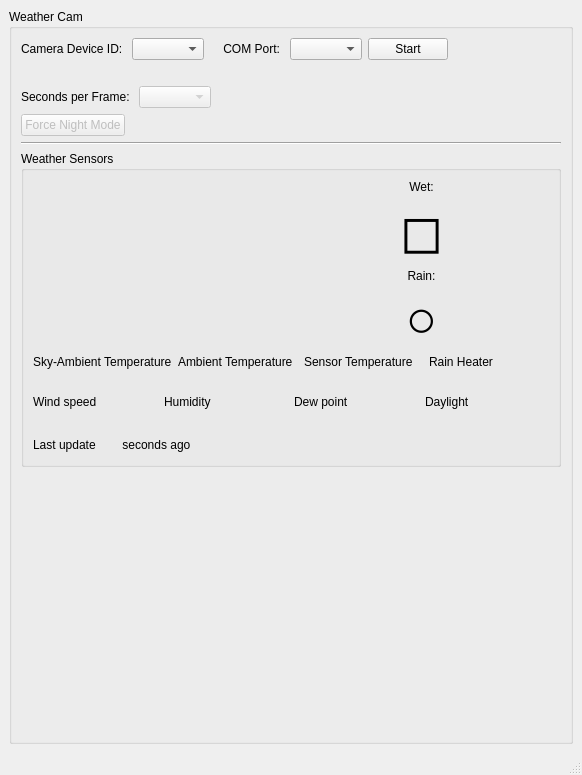
<?xml version="1.0" encoding="UTF-8"?>
<ui version="4.0">
 <class>AllSkyWeather</class>
 <widget class="QMainWindow" name="AllSkyWeather">
  <property name="geometry">
   <rect>
    <x>0</x>
    <y>0</y>
    <width>582</width>
    <height>775</height>
   </rect>
  </property>
  <property name="windowTitle">
   <string>Cams</string>
  </property>
  <widget class="QWidget" name="centralwidget">
   <layout class="QHBoxLayout" name="horizontalLayout_2">
    <item>
     <widget class="QGroupBox" name="groupBox_2">
      <property name="title">
       <string>Weather Cam</string>
      </property>
      <layout class="QGridLayout" name="gridLayout_4">
       <item row="0" column="0">
        <layout class="QHBoxLayout" name="hl_WeatherCam">
         <item>
          <layout class="QGridLayout" name="gridLayout">
           <item row="2" column="0">
            <layout class="QHBoxLayout" name="horizontalLayout_8">
             <item>
              <widget class="QLabel" name="label_VideoFrame">
               <property name="sizePolicy">
                <sizepolicy hsizetype="Fixed" vsizetype="Fixed">
                 <horstretch>0</horstretch>
                 <verstretch>0</verstretch>
                </sizepolicy>
               </property>
               <property name="text">
                <string/>
               </property>
              </widget>
             </item>
            </layout>
           </item>
           <item row="3" column="0">
            <layout class="QHBoxLayout" name="horizontalLayout">
             <item>
              <layout class="QVBoxLayout" name="verticalLayout_2">
               <item>
                <layout class="QHBoxLayout" name="horizontalLayout_12">
                 <item>
                  <widget class="QLabel" name="label_8">
                   <property name="text">
                    <string>Seconds per Frame: </string>
                   </property>
                  </widget>
                 </item>
                 <item>
                  <widget class="QComboBox" name="cb_SupportedSPF">
                   <property name="enabled">
                    <bool>false</bool>
                   </property>
                  </widget>
                 </item>
                 <item>
                  <spacer name="horizontalSpacer_6">
                   <property name="orientation">
                    <enum>Qt::Horizontal</enum>
                   </property>
                   <property name="sizeHint" stdset="0">
                    <size>
                     <width>40</width>
                     <height>20</height>
                    </size>
                   </property>
                  </spacer>
                 </item>
                </layout>
               </item>
               <item>
                <layout class="QHBoxLayout" name="horizontalLayout_11">
                 <item>
                  <widget class="QPushButton" name="button_ForceCameraMode">
                   <property name="enabled">
                    <bool>false</bool>
                   </property>
                   <property name="text">
                    <string>Force Night Mode</string>
                   </property>
                  </widget>
                 </item>
                 <item>
                  <spacer name="horizontalSpacer_4">
                   <property name="orientation">
                    <enum>Qt::Horizontal</enum>
                   </property>
                   <property name="sizeHint" stdset="0">
                    <size>
                     <width>40</width>
                     <height>20</height>
                    </size>
                   </property>
                  </spacer>
                 </item>
                </layout>
               </item>
               <item>
                <widget class="Line" name="line_2">
                 <property name="orientation">
                  <enum>Qt::Horizontal</enum>
                 </property>
                </widget>
               </item>
               <item>
                <widget class="QGroupBox" name="groupBox_3">
                 <property name="title">
                  <string>Weather Sensors</string>
                 </property>
                 <layout class="QVBoxLayout" name="verticalLayout_17">
                  <item>
                   <layout class="QVBoxLayout" name="verticalLayout_14">
                    <item>
                     <layout class="QHBoxLayout" name="horizontalLayout_15">
                      <item>
                       <layout class="QVBoxLayout" name="verticalLayout_16">
                        <item>
                         <widget class="QLabel" name="lb_CloudLevelString">
                          <property name="font">
                           <font>
                            <pointsize>20</pointsize>
                           </font>
                          </property>
                          <property name="styleSheet">
                           <string notr="true">color: green</string>
                          </property>
                          <property name="text">
                           <string/>
                          </property>
                         </widget>
                        </item>
                        <item>
                         <widget class="QLabel" name="lb_WindSpeedLevelString">
                          <property name="font">
                           <font>
                            <pointsize>20</pointsize>
                           </font>
                          </property>
                          <property name="styleSheet">
                           <string notr="true">color: green</string>
                          </property>
                          <property name="text">
                           <string/>
                          </property>
                         </widget>
                        </item>
                        <item>
                         <widget class="QLabel" name="lb_HumidityString">
                          <property name="font">
                           <font>
                            <pointsize>20</pointsize>
                           </font>
                          </property>
                          <property name="styleSheet">
                           <string notr="true">color: green</string>
                          </property>
                          <property name="text">
                           <string/>
                          </property>
                         </widget>
                        </item>
                        <item>
                         <widget class="QLabel" name="lb_DaylightString">
                          <property name="font">
                           <font>
                            <pointsize>20</pointsize>
                           </font>
                          </property>
                          <property name="styleSheet">
                           <string notr="true">color: green</string>
                          </property>
                          <property name="text">
                           <string/>
                          </property>
                         </widget>
                        </item>
                       </layout>
                      </item>
                      <item>
                       <layout class="QVBoxLayout" name="verticalLayout_15">
                        <item>
                         <widget class="QLabel" name="label_12">
                          <property name="text">
                           <string>Wet:</string>
                          </property>
                          <property name="alignment">
                           <set>Qt::AlignCenter</set>
                          </property>
                         </widget>
                        </item>
                        <item>
                         <widget class="QLabel" name="lb_WetIndicator">
                          <property name="font">
                           <font>
                            <pointsize>40</pointsize>
                            <weight>50</weight>
                            <bold>false</bold>
                            <kerning>true</kerning>
                           </font>
                          </property>
                          <property name="text">
                           <string>◻</string>
                          </property>
                          <property name="alignment">
                           <set>Qt::AlignCenter</set>
                          </property>
                         </widget>
                        </item>
                        <item>
                         <widget class="QLabel" name="label_17">
                          <property name="text">
                           <string>Rain:</string>
                          </property>
                          <property name="alignment">
                           <set>Qt::AlignCenter</set>
                          </property>
                         </widget>
                        </item>
                        <item>
                         <widget class="QLabel" name="lb_RainIndicator">
                          <property name="font">
                           <font>
                            <pointsize>40</pointsize>
                           </font>
                          </property>
                          <property name="text">
                           <string>○</string>
                          </property>
                          <property name="alignment">
                           <set>Qt::AlignCenter</set>
                          </property>
                         </widget>
                        </item>
                       </layout>
                      </item>
                     </layout>
                    </item>
                   </layout>
                  </item>
                  <item>
                   <layout class="QHBoxLayout" name="horizontalLayout_10">
                    <item>
                     <layout class="QVBoxLayout" name="verticalLayout_5">
                      <item>
                       <layout class="QHBoxLayout" name="horizontalLayout_14">
                        <item>
                         <layout class="QVBoxLayout" name="verticalLayout_9">
                          <item>
                           <widget class="QLabel" name="label_10">
                            <property name="styleSheet">
                             <string notr="true"/>
                            </property>
                            <property name="text">
                             <string>Sky-Ambient Temperature</string>
                            </property>
                           </widget>
                          </item>
                          <item>
                           <widget class="QLabel" name="lb_SkyAmbTemp">
                            <property name="text">
                             <string/>
                            </property>
                           </widget>
                          </item>
                         </layout>
                        </item>
                        <item>
                         <layout class="QVBoxLayout" name="verticalLayout_8">
                          <item>
                           <widget class="QLabel" name="label_11">
                            <property name="text">
                             <string>Ambient Temperature</string>
                            </property>
                           </widget>
                          </item>
                          <item>
                           <widget class="QLabel" name="lb_AmbientTemp">
                            <property name="text">
                             <string/>
                            </property>
                           </widget>
                          </item>
                         </layout>
                        </item>
                        <item>
                         <layout class="QVBoxLayout" name="verticalLayout_7">
                          <item>
                           <widget class="QLabel" name="label_13">
                            <property name="text">
                             <string>Sensor Temperature</string>
                            </property>
                           </widget>
                          </item>
                          <item>
                           <widget class="QLabel" name="lb_SensorTemp">
                            <property name="text">
                             <string/>
                            </property>
                           </widget>
                          </item>
                         </layout>
                        </item>
                        <item>
                         <layout class="QVBoxLayout" name="verticalLayout_6">
                          <item>
                           <widget class="QLabel" name="label_14">
                            <property name="text">
                             <string>Rain Heater</string>
                            </property>
                           </widget>
                          </item>
                          <item>
                           <widget class="QLabel" name="lb_RainHeater">
                            <property name="text">
                             <string/>
                            </property>
                           </widget>
                          </item>
                         </layout>
                        </item>
                       </layout>
                      </item>
                      <item>
                       <layout class="QHBoxLayout" name="horizontalLayout_13">
                        <item>
                         <layout class="QVBoxLayout" name="verticalLayout_13">
                          <item>
                           <widget class="QLabel" name="label_9">
                            <property name="text">
                             <string>Wind speed</string>
                            </property>
                           </widget>
                          </item>
                          <item>
                           <widget class="QLabel" name="lb_WindSpeed">
                            <property name="text">
                             <string/>
                            </property>
                           </widget>
                          </item>
                         </layout>
                        </item>
                        <item>
                         <layout class="QVBoxLayout" name="verticalLayout_12">
                          <item>
                           <widget class="QLabel" name="label_16">
                            <property name="text">
                             <string>Humidity</string>
                            </property>
                           </widget>
                          </item>
                          <item>
                           <widget class="QLabel" name="lb_Humidity">
                            <property name="text">
                             <string/>
                            </property>
                           </widget>
                          </item>
                         </layout>
                        </item>
                        <item>
                         <layout class="QVBoxLayout" name="verticalLayout_11">
                          <item>
                           <widget class="QLabel" name="label_18">
                            <property name="text">
                             <string>Dew point</string>
                            </property>
                           </widget>
                          </item>
                          <item>
                           <widget class="QLabel" name="lb_DewPoint">
                            <property name="text">
                             <string/>
                            </property>
                           </widget>
                          </item>
                         </layout>
                        </item>
                        <item>
                         <layout class="QVBoxLayout" name="verticalLayout_10">
                          <item>
                           <widget class="QLabel" name="label_20">
                            <property name="text">
                             <string>Daylight</string>
                            </property>
                           </widget>
                          </item>
                          <item>
                           <widget class="QLabel" name="lb_Daylight">
                            <property name="text">
                             <string/>
                            </property>
                           </widget>
                          </item>
                         </layout>
                        </item>
                       </layout>
                      </item>
                      <item>
                       <layout class="QHBoxLayout" name="horizontalLayout_16">
                        <item>
                         <widget class="QLabel" name="label_21">
                          <property name="text">
                           <string>Last update </string>
                          </property>
                         </widget>
                        </item>
                        <item>
                         <widget class="QLabel" name="lb_LastWeatherUpdate">
                          <property name="sizePolicy">
                           <sizepolicy hsizetype="Preferred" vsizetype="Preferred">
                            <horstretch>0</horstretch>
                            <verstretch>0</verstretch>
                           </sizepolicy>
                          </property>
                          <property name="text">
                           <string/>
                          </property>
                         </widget>
                        </item>
                        <item>
                         <widget class="QLabel" name="label_15">
                          <property name="text">
                           <string> seconds ago</string>
                          </property>
                         </widget>
                        </item>
                        <item>
                         <spacer name="horizontalSpacer_8">
                          <property name="orientation">
                           <enum>Qt::Horizontal</enum>
                          </property>
                          <property name="sizeHint" stdset="0">
                           <size>
                            <width>40</width>
                            <height>20</height>
                           </size>
                          </property>
                         </spacer>
                        </item>
                       </layout>
                      </item>
                     </layout>
                    </item>
                   </layout>
                  </item>
                 </layout>
                </widget>
               </item>
              </layout>
             </item>
            </layout>
           </item>
           <item row="4" column="0">
            <spacer name="verticalSpacer">
             <property name="orientation">
              <enum>Qt::Vertical</enum>
             </property>
             <property name="sizeHint" stdset="0">
              <size>
               <width>20</width>
               <height>40</height>
              </size>
             </property>
            </spacer>
           </item>
           <item row="1" column="0">
            <layout class="QHBoxLayout" name="horizontalLayout_9">
             <item>
              <widget class="QLabel" name="label_6">
               <property name="text">
                <string>Camera Device ID: </string>
               </property>
              </widget>
             </item>
             <item>
              <widget class="QComboBox" name="cb_CamDeviceIDs"/>
             </item>
             <item>
              <widget class="QLabel" name="label_7">
               <property name="text">
                <string>    COM Port: </string>
               </property>
              </widget>
             </item>
             <item>
              <widget class="QComboBox" name="cb_COMPorts"/>
             </item>
             <item>
              <widget class="QPushButton" name="button_StartWeatherObs">
               <property name="text">
                <string>Start</string>
               </property>
              </widget>
             </item>
             <item>
              <spacer name="horizontalSpacer_5">
               <property name="orientation">
                <enum>Qt::Horizontal</enum>
               </property>
               <property name="sizeHint" stdset="0">
                <size>
                 <width>40</width>
                 <height>20</height>
                </size>
               </property>
              </spacer>
             </item>
            </layout>
           </item>
          </layout>
         </item>
        </layout>
       </item>
      </layout>
     </widget>
    </item>
   </layout>
  </widget>
  <widget class="QMenuBar" name="menubar">
   <property name="geometry">
    <rect>
     <x>0</x>
     <y>0</y>
     <width>582</width>
     <height>21</height>
    </rect>
   </property>
  </widget>
  <widget class="QStatusBar" name="statusbar"/>
 </widget>
 <resources/>
 <connections/>
</ui>
